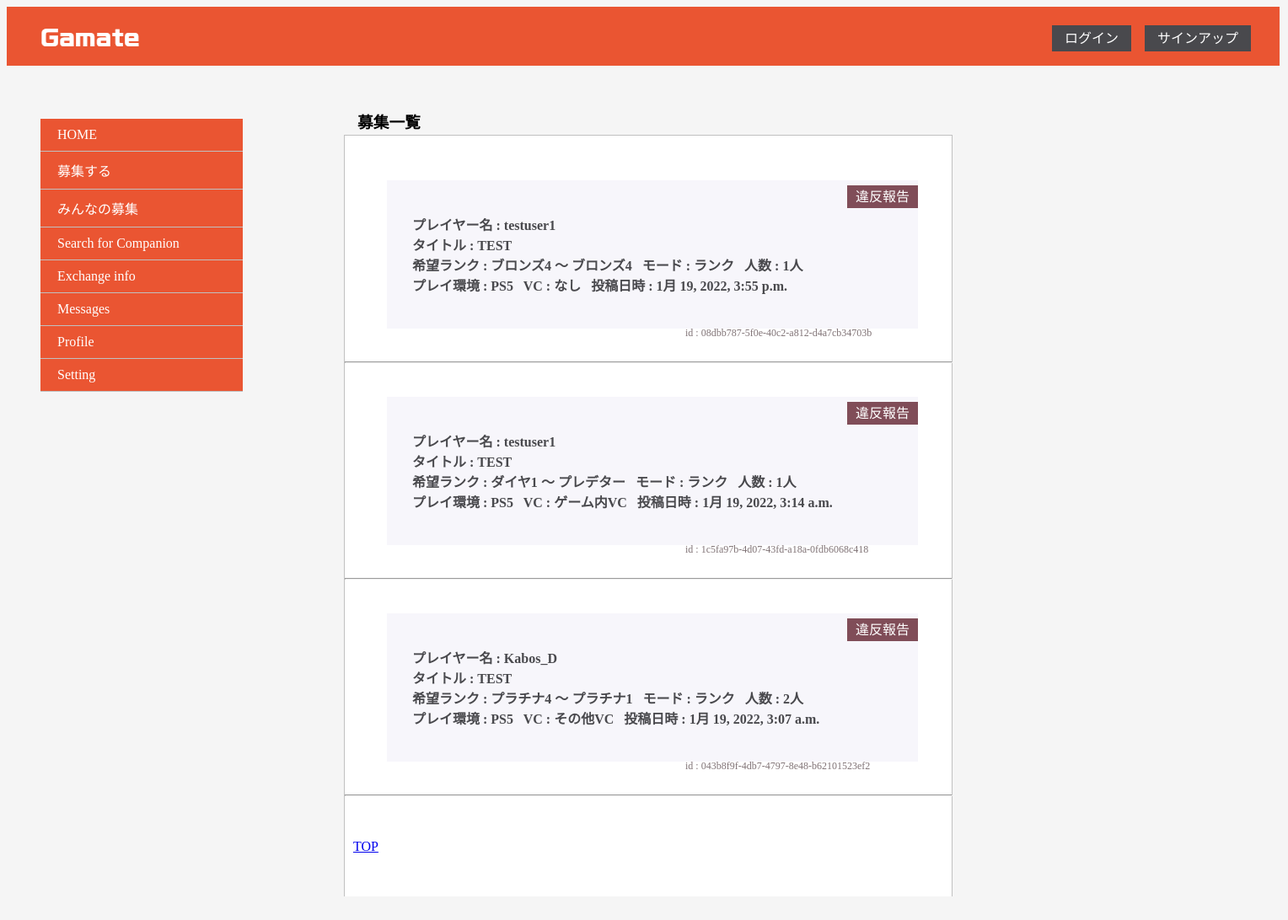
The page /list/ on the database as committed earlier.
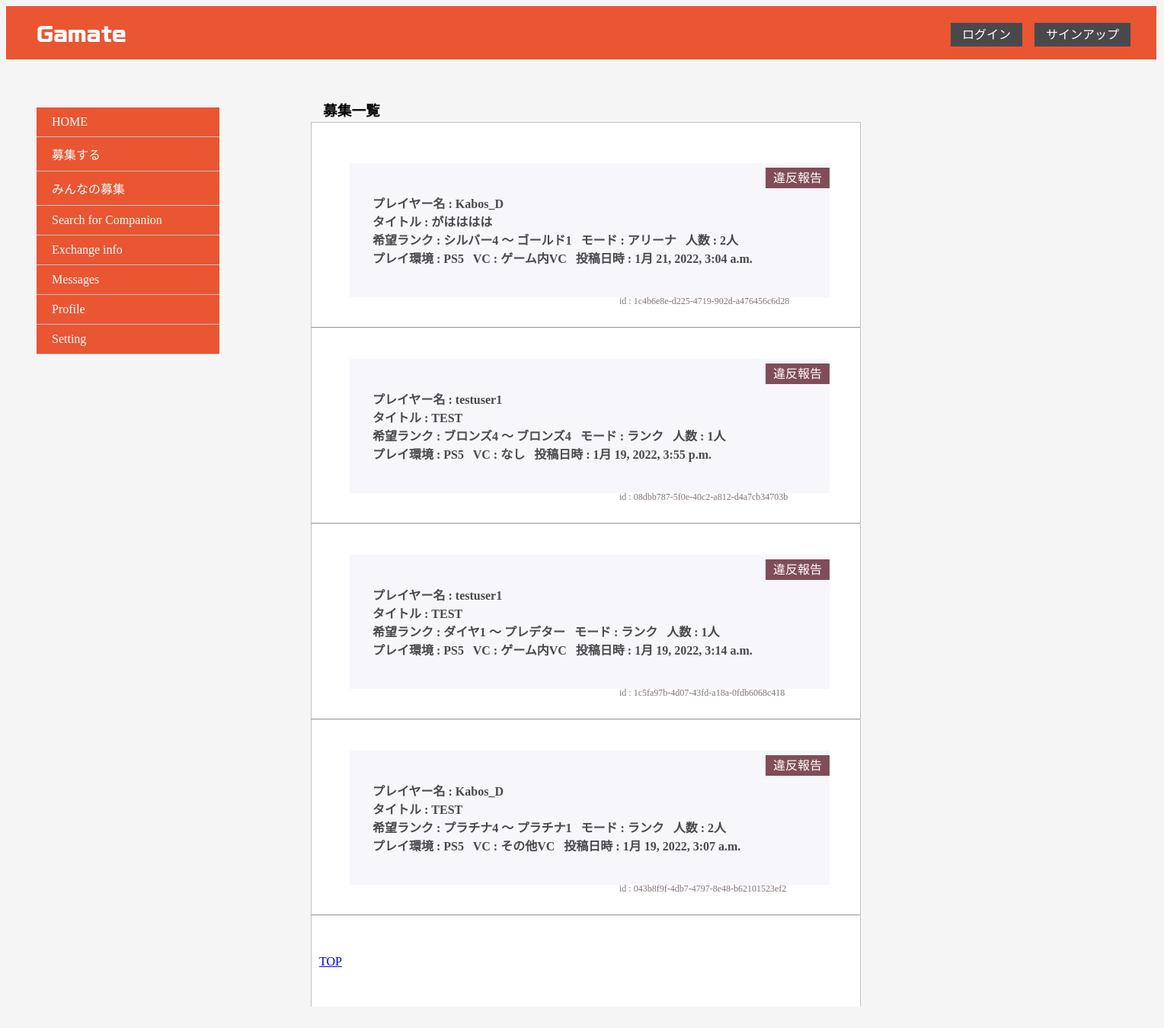
The same page on the database as committed later.
### main/models.py (models this page shows, shortened)
class article_form(models.Model):
    id = models.UUIDField(primary_key=True, default=uuid4, editable=False)
    user = models.ForeignKey(settings.AUTH_USER_MODEL, editable=False, on_delete=models.CASCADE)
    date = models.DateTimeField(default=timezone.now)
    title = models.CharField(max_length=30, default=' ', null= False)
    comments = models.CharField(max_length=500, default=' ', null= False)
    rnk_min = models.CharField(max_length=100)
    rnk_max = models.CharField(max_length=100)
    num = models.CharField(max_length=100)
    per = models.CharField(max_length=100)
    hard = models.CharField(max_length=100)
    vc = models.CharField(max_length=100, default='なし')

class CustomUser(AbstractBaseUser, PermissionsMixin):
    username_validator = UnicodeUsernameValidator()
    id = models.UUIDField(default=uuid4, primary_key=True, editable=False)
    username = models.CharField(_("username"), max_length=30, validators=[username_validator], blank=False, unique=True)
    player_name = models.CharField(_("player name"), max_length=30, unique=True)
    icon = models.ImageField(blank=True, null=True)
    email = models.EmailField(_("email_address"), unique=True)
    is_staff = models.BooleanField(_("staff status"), default=False)
    is_superuser = models.BooleanField(_("superuser status"), default=False)
    is_active = models.BooleanField(_("active"), default=True)
    date_joined = models.DateTimeField(_("date joined"), default=timezone.now)
    playfield = models.CharField(_("ply_f"), max_length=30, blank=True)
    rank = models.CharField(_("rank"), max_length=30, blank=False)
    twitter_id = models.CharField(_("twitter id"), max_length=100, blank=True)
    Youtube_url = models.CharField(_("YouTube CHANNEL"), max_length=100, blank=True)
    discord_id = models.CharField(_("discord"), max_length=100, blank=True)
    comments = models.CharField(max_length=300, blank=True, default="自己紹介はありません")
    character = models.CharField(max_length=30, blank=True)
    objects = MyUserManager()
    USERNAME_FIELD = "username"
    EMAIL_FIELD = "email"
    REQUIRED_FIELDS = ["email", "player_name"]
    class Meta:
        verbose_name = _("user")
        verbose_name_plural = _("users")

### main/views.py (the view)
# urls.py: path('list/', views.Article_list.as_view(), name='Article_List'),
class Article_list(ListView):
    template_name = 'article_list.html'
    model = article_form
    ordering = ['-date']

### templates/article_list.html
{% extends 'base.html' %}
{% block body %}
{% load static %}
<link rel=stylesheet type=text/css href="{% static 'css/list.css' %}" />
<div class="article_list">
    <h3>募集一覧</h3>
    {% for list in object_list %}
    <ul class="artli">
        <li>
            {% if list.user_id == user.id %}
            <a href="{% url 'main:Update' list.pk %}" class="update-link">編集</a>
            {% else %}
            <a href="{% url 'main:Report' %}" class="report-form">違反報告</a>
            {% endif %}</br>
            <a href="{% url 'main:Article_Detail' list.pk %}" class="post">
            プレイヤー名 : {{ list.user.player_name }} &nbsp; </br>
            タイトル : {{ list.title }}</br>
            希望ランク : {{ list.rnk_min }} ～ {{ list.rnk_max}} &nbsp; モード : {{ list.per }} &nbsp; 人数 : {{ list.num }} &nbsp; </br>
            プレイ環境 : {{ list.hard }} &nbsp; VC : {{ list.vc }} &nbsp; 投稿日時 : {{ list.date }}
        </a>
        <p>id : {{ list.id }}</p>
        <hr>
        </li>
    </ul>
    {% endfor %}
    <a href="{% url 'main:Index' %}">TOP</a>
</div>
{% endblock body %}

### templates/base.html (shortened to what this page needs)
{% load static %}
<hmtl lang="ja">
<head>
    <link rel=stylesheet type=text/css href="{% static 'css/base.css' %}" />
    <div class="m-bar">
        <div class="menu">
            {% if not user.is_authenticated %}
            <div class="log-in">
                <a href="{% url 'main:Login' %}">ログイン</a> &nbsp;
            </div>
            <div class="sign-up">
                <a href="{% url 'main:Sign_Up' %}">サインアップ</a>
            </div>
            {% else %}
                <a href="{% url 'main:Logout' %}" class="logout">ログアウト</a>
            {% endif %}
        </div>
        <a href="{% url 'main:Index' %}" class="logo-index"><img src="{% static 'img/Gamate.png' %}" class="Gamate-logo"/></a>
    </div>
</head>
<body>
    <div class="main">
        <div class="side-menu">
            <ul class="m-li">
                <li>
                    <a href="{% url 'main:Index' %}">HOME</a>
                </li>
                <li>
                    <a href="{% url 'main:Create_Main' %}">募集する</a>
                </li>
                <li>
                    <a href="{% url 'main:Article_List' %}">みんなの募集</a>
                </li>
                <li>
                    <a href="">Search for Companion</a>
                </li>
                <li>
                    <a href="{% url 'main:Threads_List' %}">Exchange info</a>
                </li>
                <li>
                    <a href="">Messages</a>
                </li>
                <li>
                    <a href="">Profile</a>
                </li>
                <li>
                    <a href="">Setting</a>
                </li>
            </ul>
        </div>
    </div>
    {% block body %}
    {% endblock body %}
</body>
</html>

### static/css/base.css (style rules this page uses)
.m-bar > .logo-index > .Gamate-logo { position: relative; top: -56px; margin-left: 30px; padding-top: 5px; padding-bottom: 5px; padding-right: 10px; padding-left: 10px; }
.m-bar > .menu { position: relative; width: 1510px; background-color: #ea5532; height: 70px; }
.m-bar > .menu > .log-in > a { position: relative; background-color: #49494d; color: #ffffff; text-decoration: none; padding-left: 15px; padding-right: 15px; padding-bottom: 7px; padding-top: 7px; margin-left: 1240px; top: 24px; transition: .2s; }
.m-bar > .menu > .sign-up > a { position: relative; background-color: #49494d; color: #ffffff; text-decoration: none; padding-left: 15px; padding-right: 15px; padding-bottom: 7px; padding-top: 7px; margin-left: 1350px; top: 0px; }
.main > .side-menu > .m-li { position: absolute; list-style: none; }
.main > .side-menu > .m-li > li > a { position: relative; display: block; text-decoration: none; background-color: #ea5532; color: #ffffff; border-bottom:0.5px solid #c0c0c0; margin-top: 0px; padding-top: 10px; padding-bottom: 10px; padding-right: 20px; padding-left: 20px; width: 200px; transition: .2s; }

### static/css/list.css (style rules this page uses)
.article_list { position: relative; margin-left: 400px; margin-top: 35px; margin-bottom: 50px; background-color: #ffffff; width: 700px; padding-right: 10px; padding-left: 10px; padding-bottom: 50px; border-top:1px solid #c0c0c0; border-right:1px solid #c0c0c0; border-left:1px solid #c0c0c0; }
.article_list > h3 { position: relative; top: -50px; padding-right: 5px; padding-left: 5px; width: 85px; }
.article_list > .artli > li > hr { position: relative; width: 719px; left: -50px; }
.article_list > .artli > li { position: relative; top: -35px; list-style: none; margin-top: 10px; }
.article_list > .artli > li > .post { text-decoration: none; background-color: #f7f6fb; width: 600px; padding-left: 30px; padding-right: -50px; padding-top: 40px; padding-bottom: 40px; display: block; font-weight:bold; transition: .2s; color: #49494d; }
.article_list > .artli > li > p { position: relative; width: 500px; font-size: 12px; color: #807376; top: -14px; margin-left: 354px; }
.article_list > .artli > li > .report-form { position: relative; top: 29.5px; left: 546px; text-decoration: none; background-color: #804d58; color: #ffffff; padding-left: 10px; padding-right: 10px; padding-top: 5px; padding-bottom: 5px; transition: .2s; }

Rows that differ between the two databases and show on the page:
added article_form: shows "違反報告", user.player_name "Kabos_D", title "がはははは", rnk_min "シルバー4", rnk_max "ゴールド1", per "アリーナ", num "2人", hard "PS5", vc "ゲーム内VC", date "1月 21, 2022, 3:04 a.m.", id "1c4b6e8e-d225-4719-902d-a476456c6d28"
